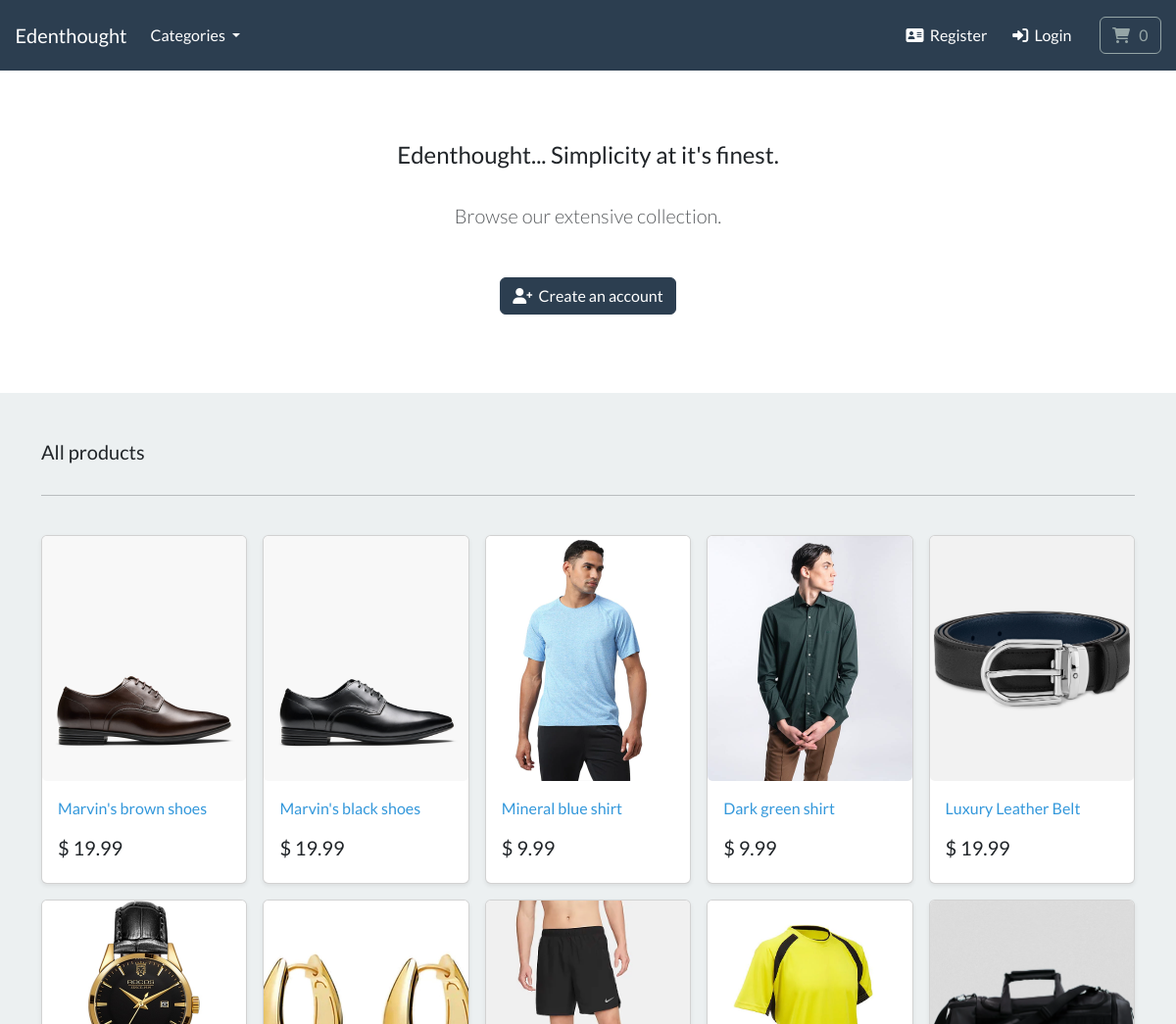
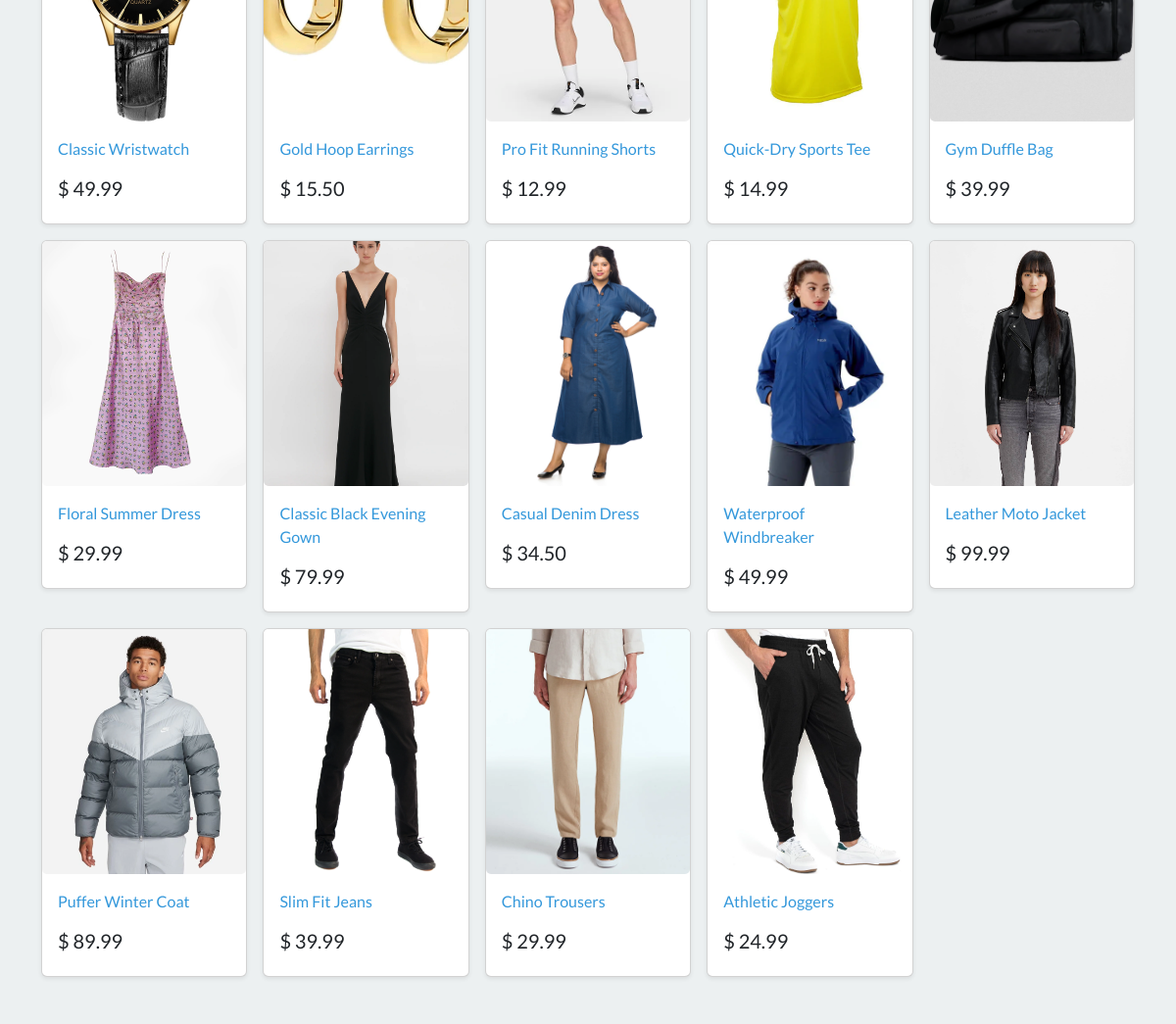
The page / on the database its author committed (2 pictures, top to bottom).
### store/models.py (models this page shows, shortened)
class Product(models.Model):
    category = models.ForeignKey(Category, related_name='product', on_delete=models.CASCADE, null=True)
    title = models.CharField(max_length=250)
    brand = models.CharField(max_length=250, default='un-branded')
    description = models.TextField(blank=True)
    slug = models.SlugField(max_length=255)
    price = models.DecimalField(max_digits=4, decimal_places=2)
    image = models.ImageField(upload_to='images/')
    class Meta:
        verbose_name_plural = 'products'
    def get_absolute_url(self):
        return reverse('product-info', args=[self.slug])

### store/views.py (the view)
# urls.py: path('', include('store.urls')),
def store(request):
    all_products = Product.objects.all()
    context = {'all_products': all_products}
    return render(request, 'store/store.html', context)

### cart/cart.py (called while the page is built)
    def __len__(self):
        return sum(item['qty'] for item in self.cart.values())

### cart/context_processors.py (called while the page is built)
def cart(request):
    return {'cart': Cart(request)}

### store/models.py (called while the page is built)
    def get_absolute_url(self):
        return reverse('list-category', args=[self.slug])

### store/views.py (called while the page is built)
def categories(request):
    all_categories = Category.objects.all()
    return {'all_categories': all_categories}

### store/templates/store/store.html (shortened to what this page needs)
{% extends "./base.html" %}
{% load static %}
{% block content %}
    <section class="py-4 text-center container">
        <div class="row py-lg-5">
            <div class="col-lg-6 col-md-8 mx-auto">
                <h4> Edenthought... Simplicity at it's finest. </h4>
                <br>
                <p class="lead text-muted">
                Browse our extensive collection.
                </p>
                <br>
                <a href="{% url 'register' %}" class="btn btn-primary my-2"><i class="fa-solid fa-user-plus"></i>&nbsp; Create an account </a>
            </div>
        </div>
    </section>
   <div class="album py-5 bg-light">
    <div class="container">
      <div class="pb-3 h5"> All products </div>
      <hr>
      <br>
      <div class="row row-cols-1 row-cols-sm-2 row-cols-md-5 g-3">
      {% for product in all_products %}
        <div class="col">
          <div class="card shadow-sm">
            <img class="img-fluid product-img" alt="Responsive image" src="{{ product.image.url }}">
            <div class="card-body">
                <p class="card-text">
                    <a class="text-info text-decoration-none" href="{{ product.get_absolute_url }}"> {{ product.title }} </a>
                </p>
                <div class="d-flex justify-content-between align-items-center">
                    <h5> $ {{ product.price }} </h5>
                </div>
            </div>
        </div>
        </div>
        {% endfor %}
      </div>
    </div>
  </div>
{% endblock %}

### store/templates/store/store.html (style rules this page uses)
.product-img { width: 100%; height: 250px; object-fit: cover; object-position: center; border-radius: 5px; }

### rows shown on the page
Product: image (picture), title "Marvin's brown shoes", price "19.99"
Product: image (picture), title "Marvin's black shoes", price "19.99"
Product: image (picture), title "Mineral blue shirt", price "9.99"
Product: image (picture), title "Dark green shirt", price "9.99"
Product: image (picture), title "Luxury Leather Belt", price "19.99"
Product: image (picture), title "Classic Wristwatch", price "49.99"
Product: image (picture), title "Gold Hoop Earrings", price "15.50"
Product: image (picture), title "Pro Fit Running Shorts", price "12.99"
Product: image (picture), title "Quick-Dry Sports Tee", price "14.99"
Product: image (picture), title "Gym Duffle Bag", price "39.99"
Product: image (picture), title "Floral Summer Dress", price "29.99"
Product: image (picture), title "Classic Black Evening Gown", price "79.99"
Product: image (picture), title "Casual Denim Dress", price "34.50"
Product: image (picture), title "Waterproof Windbreaker", price "49.99"
Product: image (picture), title "Leather Moto Jacket", price "99.99"
Product: image (picture), title "Puffer Winter Coat", price "89.99"
Product: image (picture), title "Slim Fit Jeans", price "39.99"
Product: image (picture), title "Chino Trousers", price "29.99"
Product: image (picture), title "Athletic Joggers", price "24.99"
